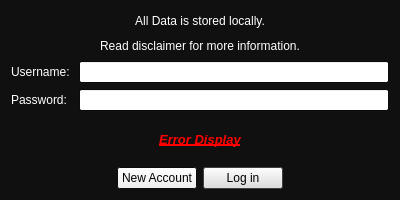
<?xml version="1.0" encoding="UTF-8"?>
<ui version="4.0">
 <class>loginscreen</class>
 <widget class="QDialog" name="loginscreen">
  <property name="geometry">
   <rect>
    <x>0</x>
    <y>0</y>
    <width>400</width>
    <height>200</height>
   </rect>
  </property>
  <property name="sizePolicy">
   <sizepolicy hsizetype="Fixed" vsizetype="Fixed">
    <horstretch>0</horstretch>
    <verstretch>0</verstretch>
   </sizepolicy>
  </property>
  <property name="minimumSize">
   <size>
    <width>400</width>
    <height>200</height>
   </size>
  </property>
  <property name="maximumSize">
   <size>
    <width>400</width>
    <height>200</height>
   </size>
  </property>
  <property name="palette">
   <palette>
    <active>
     <colorrole role="WindowText">
      <brush brushstyle="SolidPattern">
       <color alpha="255">
        <red>255</red>
        <green>255</green>
        <blue>255</blue>
       </color>
      </brush>
     </colorrole>
     <colorrole role="Window">
      <brush brushstyle="SolidPattern">
       <color alpha="255">
        <red>16</red>
        <green>16</green>
        <blue>16</blue>
       </color>
      </brush>
     </colorrole>
     <colorrole role="Highlight">
      <brush brushstyle="SolidPattern">
       <color alpha="255">
        <red>79</red>
        <green>79</green>
        <blue>79</blue>
       </color>
      </brush>
     </colorrole>
    </active>
    <inactive>
     <colorrole role="WindowText">
      <brush brushstyle="SolidPattern">
       <color alpha="255">
        <red>255</red>
        <green>255</green>
        <blue>255</blue>
       </color>
      </brush>
     </colorrole>
     <colorrole role="Window">
      <brush brushstyle="SolidPattern">
       <color alpha="255">
        <red>16</red>
        <green>16</green>
        <blue>16</blue>
       </color>
      </brush>
     </colorrole>
     <colorrole role="Highlight">
      <brush brushstyle="SolidPattern">
       <color alpha="255">
        <red>79</red>
        <green>79</green>
        <blue>79</blue>
       </color>
      </brush>
     </colorrole>
    </inactive>
    <disabled>
     <colorrole role="Base">
      <brush brushstyle="SolidPattern">
       <color alpha="255">
        <red>16</red>
        <green>16</green>
        <blue>16</blue>
       </color>
      </brush>
     </colorrole>
     <colorrole role="Window">
      <brush brushstyle="SolidPattern">
       <color alpha="255">
        <red>16</red>
        <green>16</green>
        <blue>16</blue>
       </color>
      </brush>
     </colorrole>
    </disabled>
   </palette>
  </property>
  <property name="windowTitle">
   <string>Dialog</string>
  </property>
  <layout class="QVBoxLayout" name="verticalLayout_2">
   <item>
    <layout class="QVBoxLayout" name="verticalLayout">
     <item>
      <widget class="QLabel" name="label">
       <property name="text">
        <string>All Data is stored locally.</string>
       </property>
       <property name="alignment">
        <set>Qt::AlignCenter</set>
       </property>
      </widget>
     </item>
     <item>
      <widget class="QLabel" name="label_2">
       <property name="text">
        <string>Read disclaimer for more information.</string>
       </property>
       <property name="alignment">
        <set>Qt::AlignCenter</set>
       </property>
      </widget>
     </item>
    </layout>
   </item>
   <item>
    <layout class="QFormLayout" name="formLayout">
     <item row="0" column="0">
      <widget class="QLabel" name="label_4">
       <property name="text">
        <string>Username: </string>
       </property>
      </widget>
     </item>
     <item row="0" column="1">
      <widget class="QLineEdit" name="lineEdit_Username"/>
     </item>
     <item row="1" column="0">
      <widget class="QLabel" name="label_5">
       <property name="text">
        <string>Password: </string>
       </property>
      </widget>
     </item>
     <item row="1" column="1">
      <widget class="QLineEdit" name="lineEdit_Password"/>
     </item>
    </layout>
   </item>
   <item>
    <widget class="QLabel" name="label_ErrorDisplay">
     <property name="palette">
      <palette>
       <active>
        <colorrole role="WindowText">
         <brush brushstyle="SolidPattern">
          <color alpha="255">
           <red>255</red>
           <green>0</green>
           <blue>0</blue>
          </color>
         </brush>
        </colorrole>
       </active>
       <inactive>
        <colorrole role="WindowText">
         <brush brushstyle="SolidPattern">
          <color alpha="255">
           <red>255</red>
           <green>0</green>
           <blue>0</blue>
          </color>
         </brush>
        </colorrole>
       </inactive>
       <disabled/>
      </palette>
     </property>
     <property name="font">
      <font>
       <pointsize>10</pointsize>
       <italic>true</italic>
       <bold>true</bold>
       <underline>true</underline>
       <stylestrategy>PreferAntialias</stylestrategy>
       <kerning>true</kerning>
      </font>
     </property>
     <property name="text">
      <string>Error Display</string>
     </property>
     <property name="alignment">
      <set>Qt::AlignCenter</set>
     </property>
     <property name="wordWrap">
      <bool>true</bool>
     </property>
    </widget>
   </item>
   <item>
    <layout class="QHBoxLayout" name="horizontalLayout">
     <item>
      <spacer name="horizontalSpacer">
       <property name="orientation">
        <enum>Qt::Horizontal</enum>
       </property>
       <property name="sizeHint" stdset="0">
        <size>
         <width>40</width>
         <height>20</height>
        </size>
       </property>
      </spacer>
     </item>
     <item>
      <widget class="QPushButton" name="pushButton_NewAccount">
       <property name="text">
        <string>New Account</string>
       </property>
       <property name="autoDefault">
        <bool>false</bool>
       </property>
      </widget>
     </item>
     <item>
      <widget class="QPushButton" name="pushButton_Login">
       <property name="text">
        <string>Log in</string>
       </property>
       <property name="default">
        <bool>true</bool>
       </property>
      </widget>
     </item>
     <item>
      <spacer name="horizontalSpacer_2">
       <property name="orientation">
        <enum>Qt::Horizontal</enum>
       </property>
       <property name="sizeHint" stdset="0">
        <size>
         <width>40</width>
         <height>20</height>
        </size>
       </property>
      </spacer>
     </item>
    </layout>
   </item>
  </layout>
 </widget>
 <resources/>
 <connections/>
</ui>
